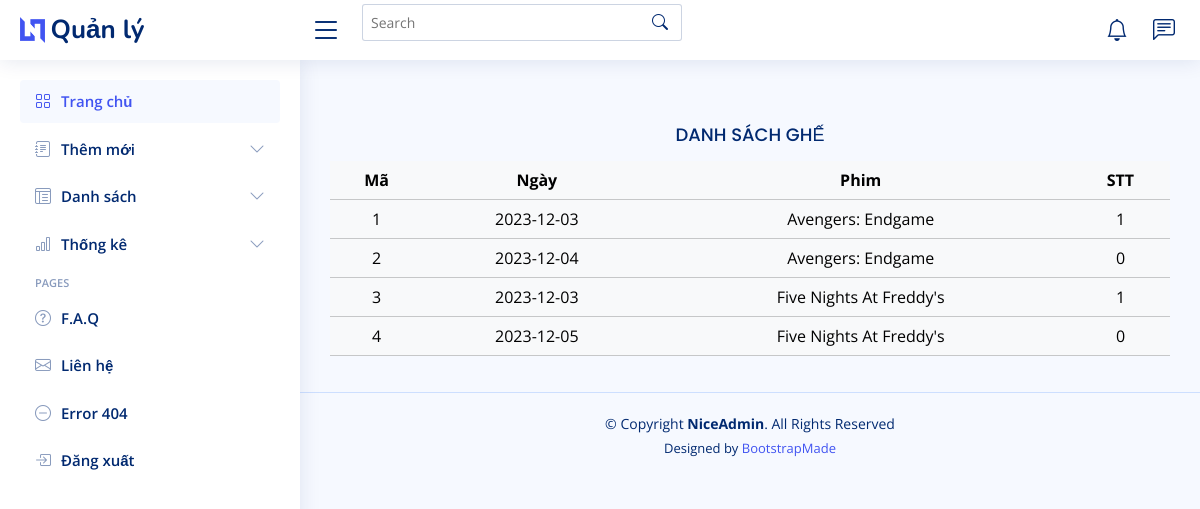
Page /admin/index.php?act=danh_sach_date (signed in) on the committed database.
### tables this page shows
CREATE TABLE `date` (
  `id_date` int NOT NULL,
  `date_month` date NOT NULL,
  `id_phim` int NOT NULL DEFAULT '1',
  `stt` tinyint NOT NULL
);

CREATE TABLE `phim` (
  `id_phim` int NOT NULL,
  `film_name` varchar(50) NOT NULL,
  `poster` varchar(255) NOT NULL,
  `banner` varchar(255) DEFAULT NULL COMMENT 'Ảnh Slide Show',
  `mo_ta` varchar(555) DEFAULT NULL,
  `thoi_luong_phim` varchar(50) NOT NULL,
  `release_date` date NOT NULL,
  `id_loaiphim` int NOT NULL
);

### model/pdo.php (called while the page is built, shortened)
<?php
function pdo_get_connection(){
    $dburl = "mysql:host=localhost;dbname=booking_movie_ticket;charset=utf8";
    $username = 'root';
    $password = '';
    $conn = new PDO($dburl, $username, $password);
    $conn->setAttribute(PDO::ATTR_ERRMODE, PDO::ERRMODE_EXCEPTION);
    return $conn;
}
function pdo_query($sql){
    $sql_args = array_slice(func_get_args(), 1);
    try{
        $conn = pdo_get_connection();
        $stmt = $conn->prepare($sql);
        $stmt->execute($sql_args);
        $rows = $stmt->fetchAll();
        return $rows;
    }
    catch(PDOException $e){
        throw $e;
    }
    finally{
        unset($conn);
    }
}

### model/date.php (called while the page is built, shortened)
<?php
require_once "pdo.php";
function date_all(){
    $sql = "SELECT * FROM date
            INNER JOIN phim ON date.id_phim = phim.id_phim
            ";
    return pdo_query($sql);
}
?>

### admin/date/list.php (the view)
<main id="main" class="main">
    <section class="section dashboard">
        <div class="row">
            <div class="col-lg-12">
                <h5 class="card-title text-center">DANH SÁCH GHẾ</h5>
                <table class="table table-light text-center">
                    <tr>
                        <th>Mã</th>
                        <th>Ngày</th>
                        <th>Phim</th>
                        <th>STT</th>
                    </tr>
                    <?php
                    foreach ($ds_date as $ds) {
                        extract($ds);
                        echo "
                            <tr>
                                <td>$id_date  </td>
                                <td>$date_month</td>
                                <td>$film_name </td>
                                <td>$stt</td>
                            </tr>
                        ";
                    }
                    ?>
                </table>
            </div>
        </div>
    </section>
</main>

### admin/layout_admin/assets/css/style.css (style rules this page uses)
:root { scroll-behavior: smooth; }
body { font-family: "Open Sans", sans-serif; background: #f6f9ff; color: #444444; }
h1, h2, h3, h4, h5, h6 { font-family: "Nunito", sans-serif; }
#main { margin-top: 60px; padding: 20px 30px; transition: all 0.3s; }
.card-title { padding: 20px 0 15px 0; font-size: 18px; font-weight: 500; color: #012970; font-family: "Poppins", sans-serif; }
@media (min-width: 1200px) { #main, #footer { margin-left: 300px; } }

### rows in the picture
date: id_date "1", date_month "2023-12-03", id_phim.film_name "Avengers: Endgame", stt "1"
date: id_date "2", date_month "2023-12-04", id_phim.film_name "Avengers: Endgame", stt "0"
date: id_date "3", date_month "2023-12-03", id_phim.film_name "Five Nights At Freddy's", stt "1"
date: id_date "4", date_month "2023-12-05", id_phim.film_name "Five Nights At Freddy's", stt "0"
